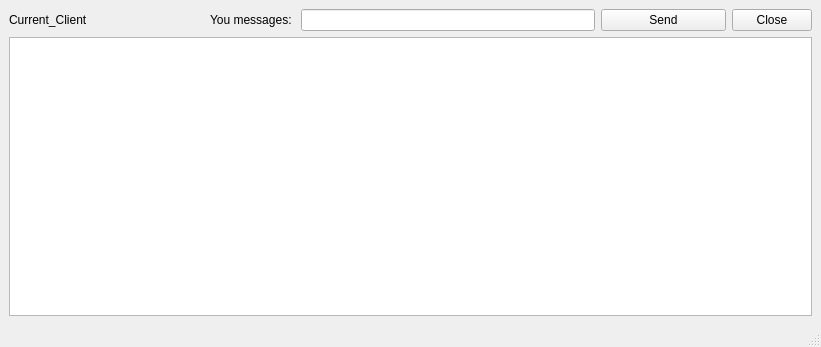
<?xml version="1.0" encoding="UTF-8"?>
<ui version="4.0">
 <class>MainWindow</class>
 <widget class="QMainWindow" name="MainWindow">
  <property name="geometry">
   <rect>
    <x>0</x>
    <y>0</y>
    <width>821</width>
    <height>347</height>
   </rect>
  </property>
  <property name="windowTitle">
   <string>MainWindow</string>
  </property>
  <widget class="QWidget" name="centralwidget">
   <layout class="QVBoxLayout" name="verticalLayout">
    <item>
     <layout class="QHBoxLayout" name="horizontalLayout">
      <item>
       <widget class="QLabel" name="labelCurrentClient">
        <property name="minimumSize">
         <size>
          <width>150</width>
          <height>0</height>
         </size>
        </property>
        <property name="text">
         <string>Current_Client</string>
        </property>
       </widget>
      </item>
      <item>
       <spacer name="horizontalSpacer">
        <property name="orientation">
         <enum>Qt::Horizontal</enum>
        </property>
        <property name="sizeType">
         <enum>QSizePolicy::Fixed</enum>
        </property>
        <property name="sizeHint" stdset="0">
         <size>
          <width>45</width>
          <height>20</height>
         </size>
        </property>
       </spacer>
      </item>
      <item>
       <widget class="QLabel" name="label_2">
        <property name="text">
         <string>You messages: </string>
        </property>
       </widget>
      </item>
      <item>
       <widget class="QLineEdit" name="messagesLineEdit">
        <property name="minimumSize">
         <size>
          <width>250</width>
          <height>0</height>
         </size>
        </property>
       </widget>
      </item>
      <item>
       <widget class="QPushButton" name="sendMessagesButton">
        <property name="minimumSize">
         <size>
          <width>125</width>
          <height>0</height>
         </size>
        </property>
        <property name="text">
         <string>Send</string>
        </property>
       </widget>
      </item>
      <item>
       <widget class="QPushButton" name="closeClientButton">
        <property name="text">
         <string>Close</string>
        </property>
       </widget>
      </item>
     </layout>
    </item>
    <item>
     <widget class="QTextBrowser" name="textBrowser"/>
    </item>
   </layout>
  </widget>
  <widget class="QMenuBar" name="menubar">
   <property name="geometry">
    <rect>
     <x>0</x>
     <y>0</y>
     <width>821</width>
     <height>26</height>
    </rect>
   </property>
  </widget>
  <widget class="QStatusBar" name="statusbar"/>
 </widget>
 <resources/>
 <connections/>
</ui>
